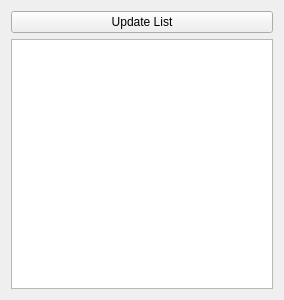
<?xml version="1.0" encoding="UTF-8"?>
<ui version="4.0">
 <class>Form</class>
 <widget class="QWidget" name="Form">
  <property name="geometry">
   <rect>
    <x>0</x>
    <y>0</y>
    <width>284</width>
    <height>300</height>
   </rect>
  </property>
  <property name="windowTitle">
   <string>Form</string>
  </property>
  <layout class="QVBoxLayout" name="verticalLayout">
   <item>
    <widget class="QPushButton" name="btn_updateLists">
     <property name="text">
      <string>Update List</string>
     </property>
    </widget>
   </item>
   <item>
    <widget class="QListWidget" name="list_modules"/>
   </item>
  </layout>
 </widget>
 <resources/>
 <connections/>
</ui>
